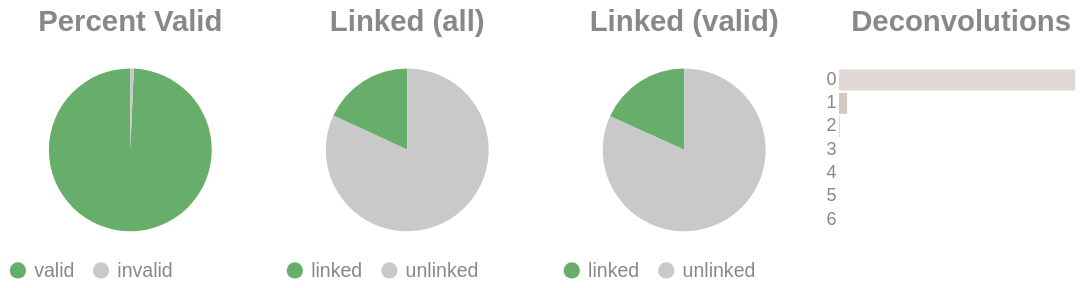

Notebook code cell kept with this figure:
### Code cell
if SKIPLR:
    pass
else:
    clash = Counter()
    for i in valids['molecule'].to_list():
        _mol = i.split("-")
        if len(_mol) == 1:
            clash.update('0')
        else:
            clash.update(_mol[-1])

    _d = {"deconvolutions": [], 'count': []}
    for k,v in clash.items():
        _d['deconvolutions'].append(k)
        _d['count'].append(v)

    tot_valid = valids['reads'].sum()
    mask = valids['reads'] >= 2
    n_linked_reads = valids.filter(mask)['reads'].sum()
    if n_linked_reads == 0:
        print_html("No linked molecules (>=2 reads) were detected; skipping linked-only distributions.")
        SKIPLR = True
    else:
        perc_valid = round(tot_valid / n_reads, 4)
        linked_perc_abs = round(n_linked_reads / n_reads, 4)
        linked_perc = round(n_linked_reads / tot_valid, 4)

    _valid = pl.DataFrame({"valids": ['valid', 'invalid'], "count": [tot_valid, n_reads - tot_valid]})
    _linked_abs = pl.DataFrame({"linked (absolute)": ['linked', 'unlinked'], "count": [n_linked_reads, n_reads - n_linked_reads]})
    _linked_rel = pl.DataFrame({"linked (valids)": ['linked', 'unlinked'], "count": [n_linked_reads, tot_valid - n_linked_reads]})

    (
        alt.hconcat(
            piechart(_valid, goodval = 'valid', title = "Percent Valid"),
            piechart(_linked_abs, goodval = "linked", title =  "Linked (all)"),
            piechart(_linked_rel, goodval = "linked", title =  "Linked (valid)"),
            convolutionbar(pl.DataFrame(_d), title = "Deconvolutions"),
            center = True,
            bounds = 'flush'
        )
        .resolve_scale(color='independent')
        .resolve_legend('independent')
        .properties(usermeta={'embedOptions': {"actions": False}})
    ).display()

### Figure 1 — Vega-Lite specification as saved in the notebook (floating-point values rounded to 4 significant figures)
{"width": "container", "height": 400, "config": {"title": {"anchor": "start", "dy": -15, "fontSize": 18, "color": "#888888", "subtitleColor": "#888888", "subtitleFontSize": 14}, "arc": {"fill": "#0072B2"}, "axis": {"domainColor": "#888888", "domainWidth": 0.5, "gridWidth": 0.2, "grid": false, "titleFontWeight": 400, "titleFontSize": 15, "labelFontSize": 11, "labelColor": "#888888", "tickColor": "#888888", "tickWidth": 0.2, "titleColor": "#888888"}, "axisBand": {"grid": false}, "axisX": {"grid": true, "tickSize": 10, "domainCap": "round"}, "axisY": {"domain": false, "grid": true, "tickSize": 0, "domainCap": "round"}, "background": "transparent", "header": {"labelFontSize": 15, "labelColor": "#888888", "titleFontSize": 15, "titleFontWeight": 600, "titleColor": "#888888"}, "legend": {"labelFont": "sans-serif", "labelFontSize": 12, "labelColor": "#888888", "symbolSize": 100, "symbolType": "circle", "titleFontSize": 12, "titlePadding": 10, "titleColor": "#888888", "title": null}, "range": {"category": ["#E69F00", "#56B4E9", "#009E73", "#F0E442", "#0072B2", "#D55E00", "#CC79A7", "#000000"], "diverging": ["#cfe8f3", "#a2d4ec", "#73bfe2", "#46abdb", "#1696d2", "#12719e"]}, "area": {"fill": "#0072B2", "fillOpacity": 0.7, "line": true, "strokeOpacity": 0.7}, "line": {"color": "#0072B2", "stroke": "#0072B2", "strokeWidth": 2}, "trail": {"color": "#0072B2", "stroke": "#0072B2", "strokeWidth": 0, "size": 1}, "point": {"filled": true, "fillOpacity": 1.0, "size": 95}, "text": {"color": "#888888", "fontSize": 11, "align": "right", "fontWeight": 400, "size": 11}, "bar": {"fill": "#0072B2", "stroke": null}, "view": {"stroke": null, "continuousWidth": 660, "continuousHeight": 400}}, "hconcat": [{"data": {"name": "data-55ffc453b6145bbeae65197a6cd58197"}, "mark": {"type": "arc"}, "encoding": {"color": {"field": "valids", "legend": {"orient": "bottom", "title": null}, "scale": {"domain": ["valid", "invalid"], "range": ["#68ae6b", "#C9C9C9"]}, "title": "Valids", "type": "nominal"}, "theta": {"field": "count", "type": "quantitative"}, "tooltip": [{"field": "valids", "title": "Valids", "type": "ordinal"}, {"field": "percent", "format": ".2%", "title": "Percent", "type": "quantitative"}, {"field": "count", "title": "Count", "type": "quantitative"}]}, "height": 100, "title": {"text": "Percent Valid", "align": "center", "anchor": "middle"}, "transform": [{"calculate": "datum.count / 4501248", "as": "percent"}], "width": 150}, {"data": {"name": "data-f3936146a7be2b5cc82692e2dc0cb66a"}, "mark": {"type": "arc"}, "encoding": {"color": {"field": "linked (absolute)", "legend": {"orient": "bottom", "title": null}, "scale": {"domain": ["linked", "unlinked"], "range": ["#68ae6b", "#C9C9C9"]}, "title": "Linked (Absolute)", "type": "nominal"}, "theta": {"field": "count", "type": "quantitative"}, "tooltip": [{"field": "linked (absolute)", "title": "Linked (Absolute)", "type": "ordinal"}, {"field": "percent", "format": ".2%", "title": "Percent", "type": "quantitative"}, {"field": "count", "title": "Count", "type": "quantitative"}]}, "height": 100, "title": {"text": "Linked (all)", "align": "center", "anchor": "middle"}, "transform": [{"calculate": "datum.count / 4501248", "as": "percent"}], "width": 150}, {"data": {"name": "data-c4f07a81752696aaf05e69cd36de2297"}, "mark": {"type": "arc"}, "encoding": {"color": {"field": "linked (valids)", "legend": {"orient": "bottom", "title": null}, "scale": {"domain": ["linked", "unlinked"], "range": ["#68ae6b", "#C9C9C9"]}, "title": "Linked (Valids)", "type": "nominal"}, "theta": {"field": "count", "type": "quantitative"}, "tooltip": [{"field": "linked (valids)", "title": "Linked (Valids)", "type": "ordinal"}, {"field": "percent", "format": ".2%", "title": "Percent", "type": "quantitative"}, {"field": "count", "title": "Count", "type": "quantitative"}]}, "height": 100, "title": {"text": "Linked (valid)", "align": "center", "anchor": "middle"}, "transform": [{"calculate": "datum.count / 4470288", "as": "percent"}], "width": 150}, {"data": {"name": "data-c4bfaada908792d31368e64986849341"}, "mark": {"type": "bar"}, "encoding": {"color": {"field": "deconvolutions", "legend": null, "scale": {"scheme": "lightgreyred"}, "type": "nominal"}, "tooltip": [{"field": "deconvolutions", "title": "Deconvolutions", "type": "ordinal"}, {"field": "percent", "format": ".2%", "title": "Percent", "type": "quantitative"}, {"field": "count", "title": "Count", "type": "quantitative"}], "x": {"axis": null, "field": "count", "type": "quantitative"}, "y": {"field": "deconvolutions", "sort": "ascending", "title": null, "type": "nominal"}}, "height": 100, "title": {"text": "Deconvolutions", "align": "center", "anchor": "middle"}, "transform": [{"calculate": "datum.count / 4013051", "as": "percent"}], "width": 150}], "bounds": "flush", "center": true, "resolve": {"legend": {"angle": "independent"}, "scale": {"color": "independent"}}, "usermeta": {"embedOptions": {"actions": false}}, "$schema": "https://vega.github.io/schema/vega-lite/v6.1.0.json", "datasets": {"data-55ffc453b6145bbeae65197a6cd58197": [{"valids": "valid", "count": 4470288}, {"valids": "invalid", "count": 30960}], "data-f3936146a7be2b5cc82692e2dc0cb66a": [{"linked (absolute)": "linked", "count": 814419}, {"linked (absolute)": "unlinked", "count": 3686829}], "data-c4f07a81752696aaf05e69cd36de2297": [{"linked (valids)": "linked", "count": 814419}, {"linked (valids)": "unlinked", "count": 3655869}], "data-c4bfaada908792d31368e64986849341": [{"deconvolutions": "0", "count": 3867890}, {"deconvolutions": "1", "count": 135099}, {"deconvolutions": "2", "count": 9091}, {"deconvolutions": "3", "count": 853}, {"deconvolutions": "4", "count": 106}, {"deconvolutions": "5", "count": 10}, {"deconvolutions": "6", "count": 2}]}}
